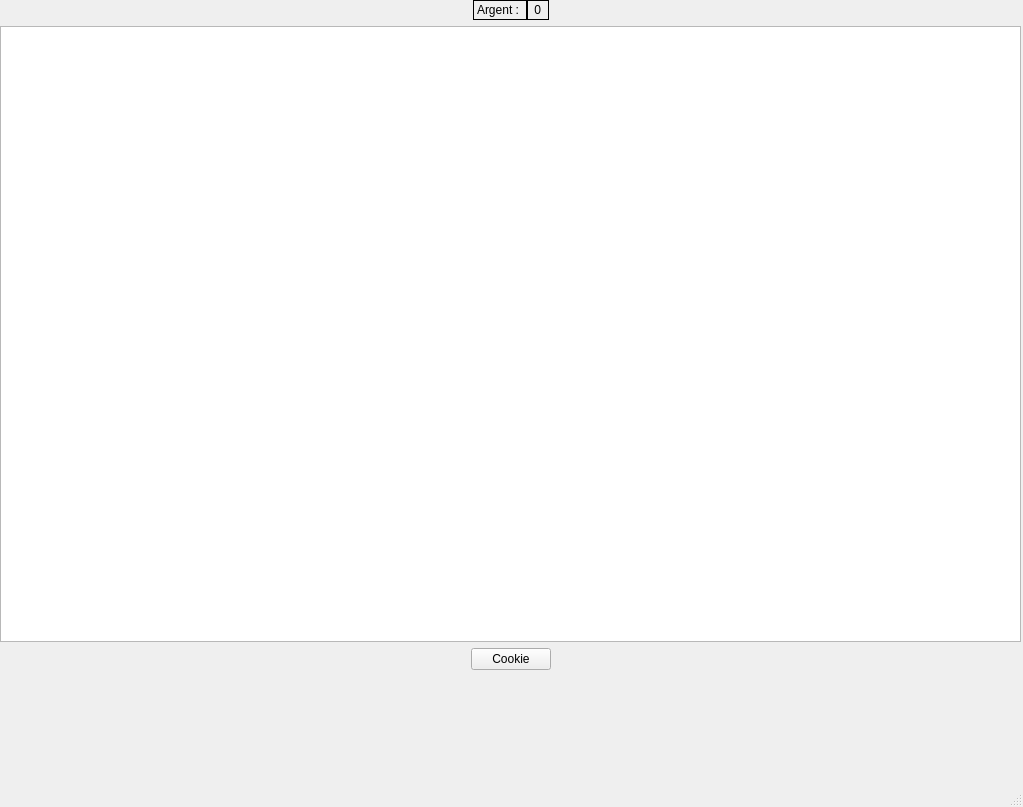
<?xml version="1.0" encoding="UTF-8"?>
<ui version="4.0">
 <class>marketWIndow</class>
 <widget class="QMainWindow" name="marketWIndow">
  <property name="geometry">
   <rect>
    <x>0</x>
    <y>0</y>
    <width>1023</width>
    <height>807</height>
   </rect>
  </property>
  <property name="windowTitle">
   <string>MainWindow</string>
  </property>
  <widget class="QWidget" name="MARKET">
   <widget class="QWidget" name="marketPage" native="true">
    <property name="geometry">
     <rect>
      <x>0</x>
      <y>0</y>
      <width>1021</width>
      <height>751</height>
     </rect>
    </property>
    <layout class="QVBoxLayout" name="mainLayout">
     <property name="leftMargin">
      <number>0</number>
     </property>
     <property name="bottomMargin">
      <number>1</number>
     </property>
     <item>
      <layout class="QHBoxLayout" name="display_money">
       <property name="spacing">
        <number>0</number>
       </property>
       <property name="sizeConstraint">
        <enum>QLayout::SetMinimumSize</enum>
       </property>
       <property name="bottomMargin">
        <number>0</number>
       </property>
       <item>
        <spacer name="horizontalSpacer_6">
         <property name="orientation">
          <enum>Qt::Horizontal</enum>
         </property>
         <property name="sizeHint" stdset="0">
          <size>
           <width>40</width>
           <height>20</height>
          </size>
         </property>
        </spacer>
       </item>
       <item>
        <widget class="QLabel" name="label">
         <property name="maximumSize">
          <size>
           <width>500</width>
           <height>500</height>
          </size>
         </property>
         <property name="frameShape">
          <enum>QFrame::Panel</enum>
         </property>
         <property name="text">
          <string>Argent : </string>
         </property>
        </widget>
       </item>
       <item>
        <widget class="QLabel" name="money">
         <property name="maximumSize">
          <size>
           <width>500</width>
           <height>500</height>
          </size>
         </property>
         <property name="frameShape">
          <enum>QFrame::Panel</enum>
         </property>
         <property name="text">
          <string> 0 </string>
         </property>
        </widget>
       </item>
       <item>
        <spacer name="horizontalSpacer_3">
         <property name="orientation">
          <enum>Qt::Horizontal</enum>
         </property>
         <property name="sizeType">
          <enum>QSizePolicy::Expanding</enum>
         </property>
         <property name="sizeHint" stdset="0">
          <size>
           <width>40</width>
           <height>20</height>
          </size>
         </property>
        </spacer>
       </item>
      </layout>
     </item>
     <item>
      <widget class="QListView" name="listView"/>
     </item>
     <item>
      <layout class="QHBoxLayout" name="horizontalLayout">
       <item>
        <spacer name="horizontalSpacer_2">
         <property name="orientation">
          <enum>Qt::Horizontal</enum>
         </property>
         <property name="sizeHint" stdset="0">
          <size>
           <width>40</width>
           <height>20</height>
          </size>
         </property>
        </spacer>
       </item>
       <item>
        <widget class="QPushButton" name="pushButton">
         <property name="text">
          <string>Cookie</string>
         </property>
        </widget>
       </item>
       <item>
        <spacer name="horizontalSpacer">
         <property name="orientation">
          <enum>Qt::Horizontal</enum>
         </property>
         <property name="sizeHint" stdset="0">
          <size>
           <width>40</width>
           <height>20</height>
          </size>
         </property>
        </spacer>
       </item>
      </layout>
     </item>
     <item>
      <layout class="QHBoxLayout" name="horizontalLayout_2"/>
     </item>
     <item>
      <spacer name="verticalSpacer">
       <property name="orientation">
        <enum>Qt::Vertical</enum>
       </property>
       <property name="sizeType">
        <enum>QSizePolicy::Fixed</enum>
       </property>
       <property name="sizeHint" stdset="0">
        <size>
         <width>20</width>
         <height>80</height>
        </size>
       </property>
      </spacer>
     </item>
    </layout>
   </widget>
  </widget>
  <widget class="QMenuBar" name="menubar">
   <property name="geometry">
    <rect>
     <x>0</x>
     <y>0</y>
     <width>1023</width>
     <height>23</height>
    </rect>
   </property>
  </widget>
  <widget class="QStatusBar" name="statusbar"/>
 </widget>
 <resources/>
 <connections/>
</ui>
